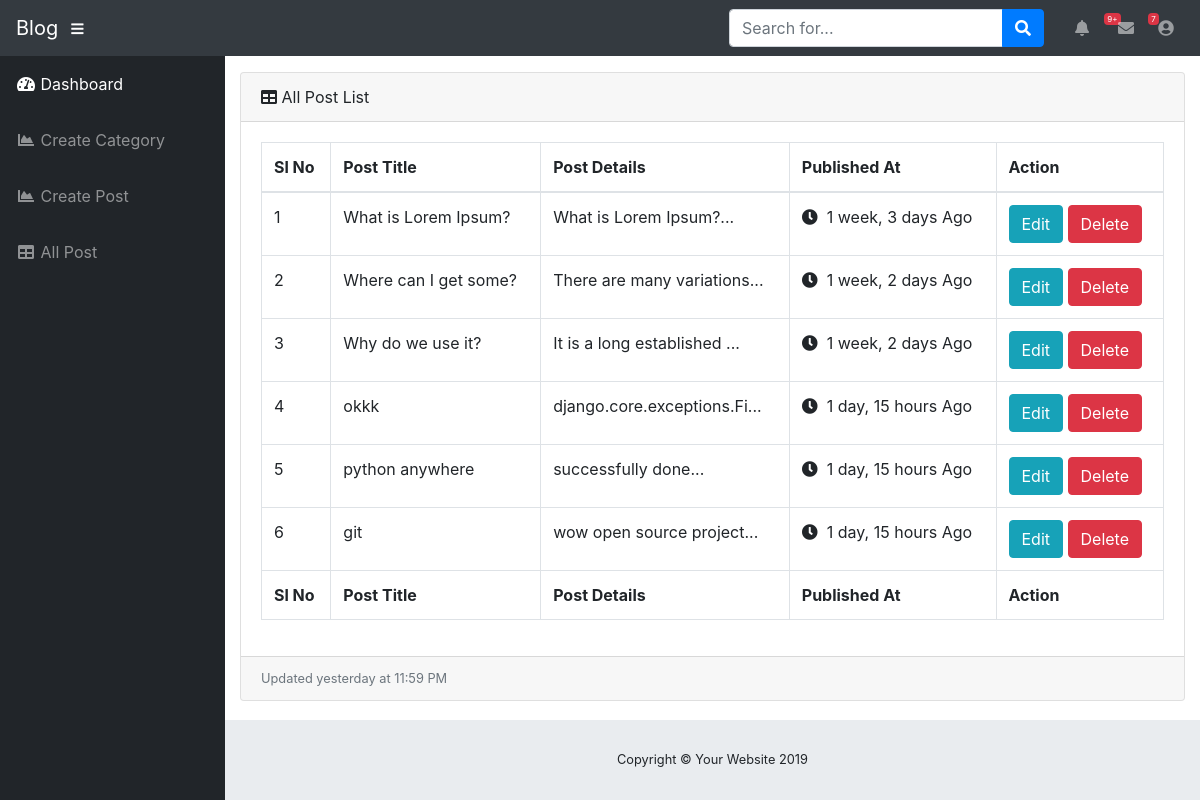
Screenshot of /dashboard/posts (signed in) with the database file from the repository.
### dashboard/models.py (models this page shows, shortened)
class BlogPost(models.Model):
    title = models.CharField(max_length=255)
    details = models.TextField()
    category = models.ForeignKey(Category, on_delete=models.DO_NOTHING, default=1)
    publish_date = models.DateTimeField(auto_now_add=True)
    update_date = models.DateTimeField(auto_now=True)
    status = models.BooleanField(default=0)

### dashboard/views.py (the view)
# urls.py: path('posts', views.showAllpost, name='showallpost'),
@login_required
def showAllpost(request):
    all_post = BlogPost.objects.all()
    context = {
        'all_post': all_post
    }
    return render(request, 'dashboard/post_list.html', context)

### dashboard/templates/dashboard/post_list.html (shortened to what this page needs)
{% extends 'dashboard/base.html' %}
{% load humanize %}
{% block content %}
<div class="card mb-3">
          <div class="card-header">
            <i class="fas fa-table"></i>
            All Post List</div>
          <div class="card-body">
            <div class="table-responsive">
              <table class="table table-bordered" id="dataTable" width="100%" cellspacing="0">
                <thead>
                  <tr>
                    <th>Sl No</th>
                    <th>Post Title</th>
                    <th>Post Details</th>
                    <th>Published At </th>
                    <th>Action</th>
                  </tr>
                </thead>
                <tfoot>
                  <tr>
                    <th>Sl No</th>
                    <th>Post Title</th>
                    <th>Post Details</th>
                    <th>Published At </th>
                    <th>Action</th>
                  </tr>
                </tfoot>
                <tbody>
                {% for post_value in all_post %}
                  <tr>
                    <td>{{ forloop.counter }}</td>
                    <td>{{ post_value.title }}</td>
                    <td>{{ post_value.details|slice:":25"}}...</td>
                    <td> <i class="fa fa-clock"></i>&nbsp; {{ post_value.publish_date | timesince  }} Ago </td>
                    <td>
                            <a href="{% url 'postupdate'  post_value.pk %}"> <button class="btn btn-info">Edit</button></a>
                            <a href="{% url 'postdelete' post_value.pk %}"> <button class="btn btn-danger">Delete</button></a>
                    </td>
                  </tr>
                {% endfor %}
                </tbody>
              </table>
            </div>
          </div>
          <div class="card-footer small text-muted">Updated yesterday at 11:59 PM</div>
        </div>
      </div>
{% endblock content %}

### rows the page displays
BlogPost: title "What is Lorem Ipsum?", details "What is Lorem Ipsum?", publish_date "1 week, 3 days"
BlogPost: title "Where can I get some?", details "There are many variations", publish_date "1 week, 2 days"
BlogPost: title "Why do we use it?", details "It is a long established", publish_date "1 week, 2 days"
BlogPost: title "okkk", details "django.core.exceptions.Fi", publish_date "1 day, 15 hours"
BlogPost: title "python anywhere", details "successfully done", publish_date "1 day, 15 hours"
BlogPost: title "git", details "wow open source project", publish_date "1 day, 15 hours"
